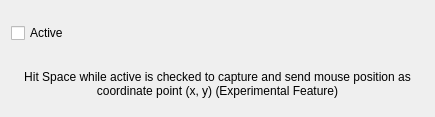
<?xml version="1.0" encoding="UTF-8"?>
<ui version="4.0">
 <class>MousePosGetter</class>
 <widget class="QWidget" name="MousePosGetter">
  <property name="geometry">
   <rect>
    <x>0</x>
    <y>0</y>
    <width>435</width>
    <height>117</height>
   </rect>
  </property>
  <property name="windowTitle">
   <string>Mouse Pos Getter</string>
  </property>
  <layout class="QVBoxLayout" name="verticalLayout">
   <item>
    <widget class="QWidget" name="widget" native="true">
     <layout class="QHBoxLayout" name="horizontalLayout">
      <property name="leftMargin">
       <number>0</number>
      </property>
      <property name="topMargin">
       <number>0</number>
      </property>
      <property name="rightMargin">
       <number>0</number>
      </property>
      <property name="bottomMargin">
       <number>0</number>
      </property>
      <item>
       <widget class="QCheckBox" name="active_check">
        <property name="text">
         <string>Active</string>
        </property>
       </widget>
      </item>
      <item>
       <widget class="QLabel" name="pos_label">
        <property name="text">
         <string/>
        </property>
       </widget>
      </item>
     </layout>
    </widget>
   </item>
   <item>
    <widget class="QLabel" name="description_label">
     <property name="text">
      <string>Hit Space while active is checked to capture and send mouse position as coordinate point (x, y) (Experimental Feature)</string>
     </property>
     <property name="alignment">
      <set>Qt::AlignCenter</set>
     </property>
     <property name="wordWrap">
      <bool>true</bool>
     </property>
    </widget>
   </item>
  </layout>
 </widget>
 <resources/>
 <connections/>
</ui>
